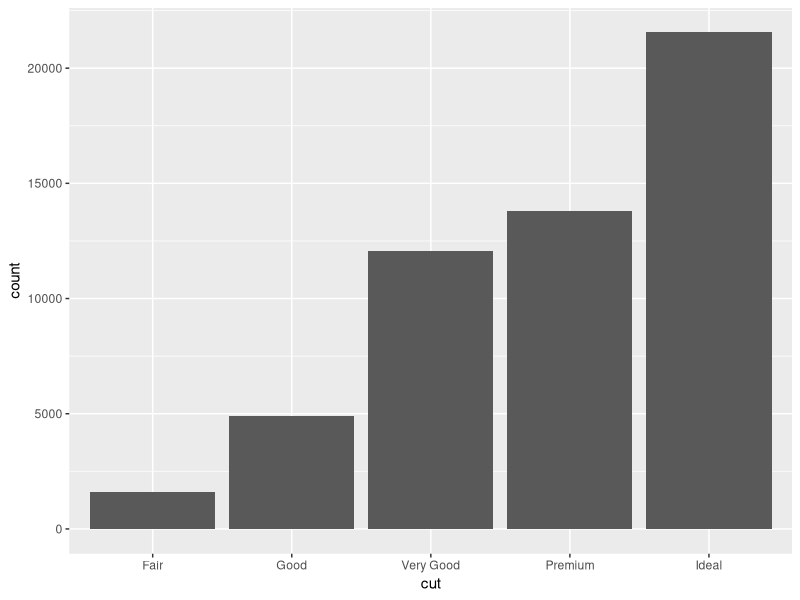
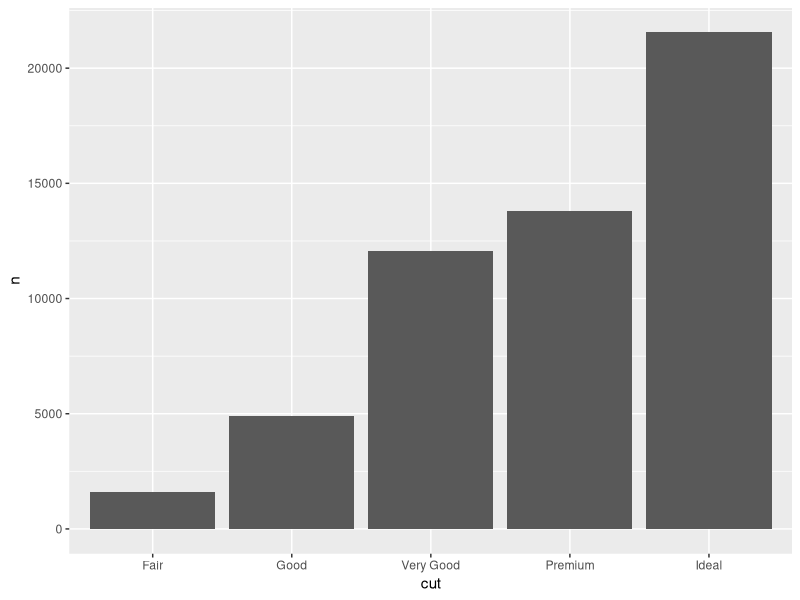
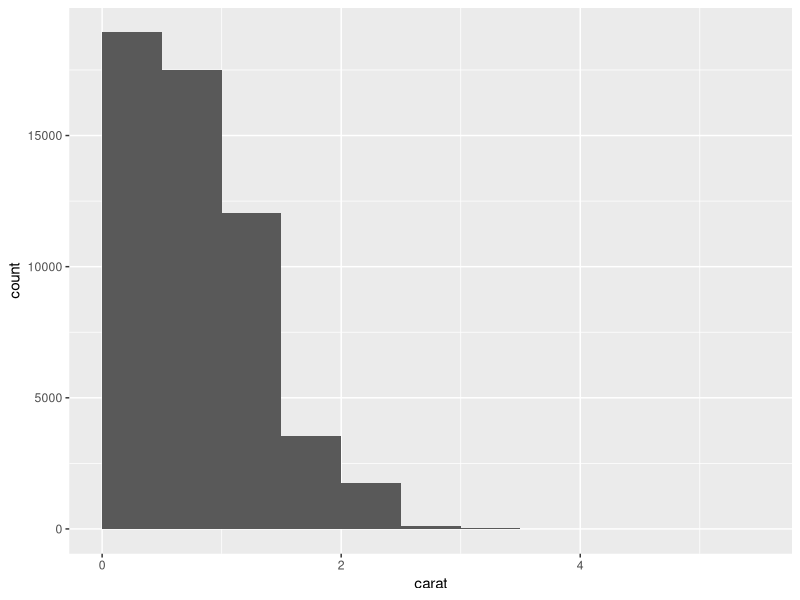
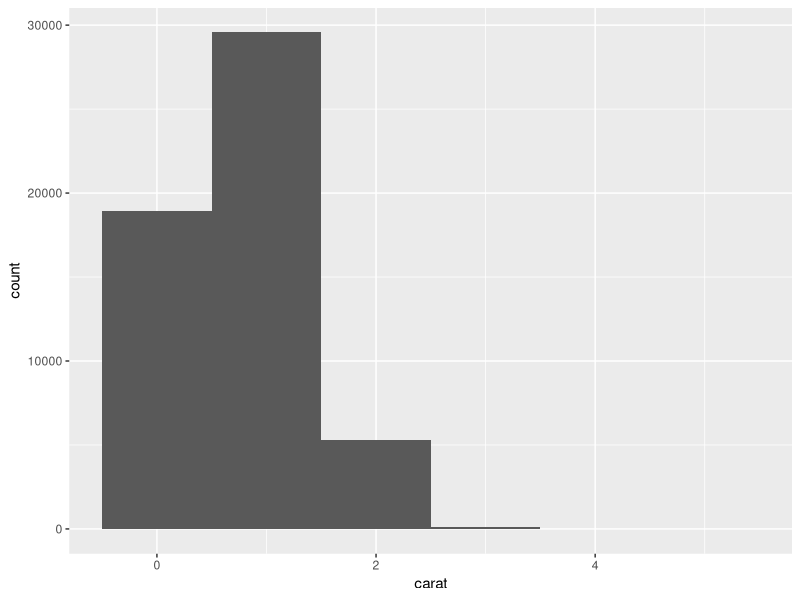
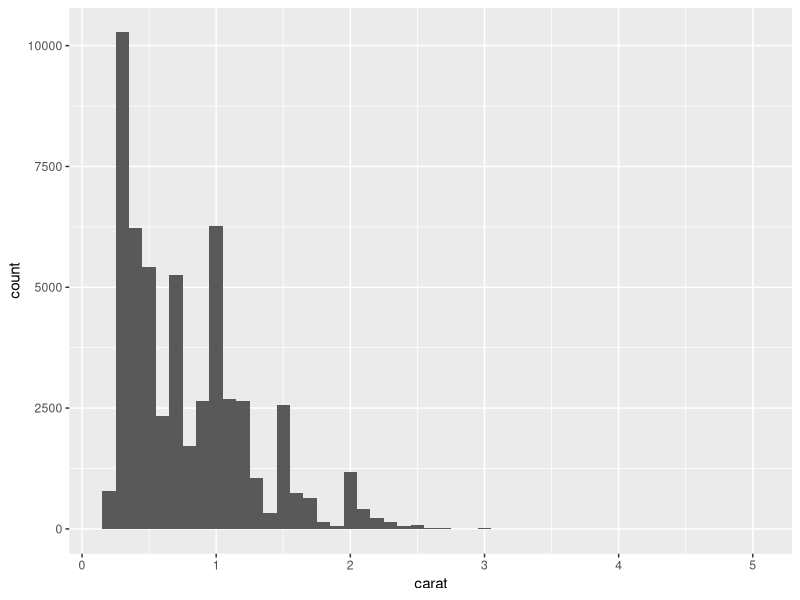
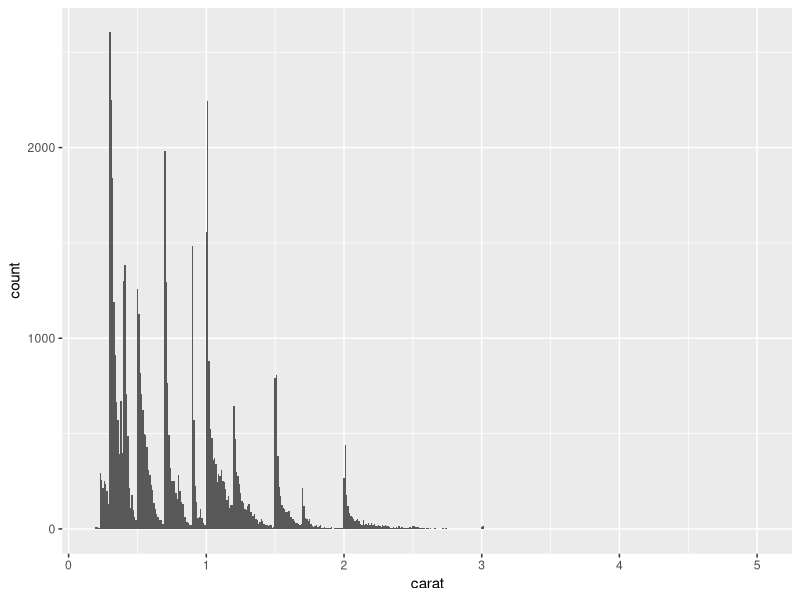
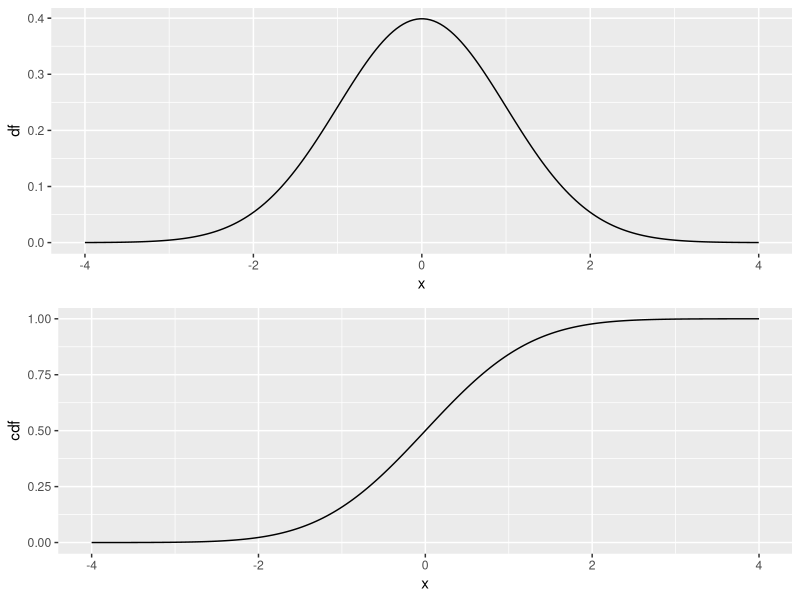
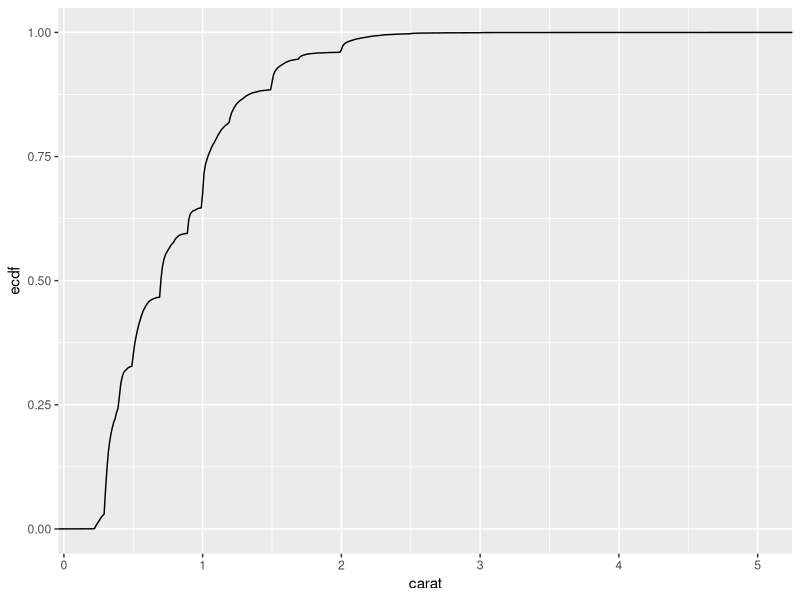

These figures' R source, in order:
library(tidyverse)

diamonds
?diamonds

# Cut is categorical (ordered factor)

diamonds %>%
  ggplot() +
  geom_bar(aes(x = cut))

diamonds %>%
  count(cut)

# note

diamonds %>%
  count(cut) %>%
  ggplot() +
  geom_col(aes(x = cut, y = n))

# Carat is continuous

diamonds %>%
  ggplot() +
  geom_histogram(aes(x = carat), binwidth = 0.5, boundary = 0)

diamonds %>%
  count(cut_width(carat, 0.5))

# Always try various binwidths

diamonds %>%
  ggplot() +
  geom_histogram(aes(x = carat), binwidth = 1)

diamonds %>%
  ggplot() +
  geom_histogram(aes(x = carat), binwidth = 0.1)

diamonds %>%
  ggplot() +
  geom_histogram(aes(x = carat), binwidth = 0.01)

# Empirical cumulative distribution functions (ECDF)

# Consider normal distribution

df <- tibble(x = seq(-4, 4, length.out = 200), df = dnorm(x)) %>%
  ggplot(aes(x, df)) +
  geom_line()

cdf <- tibble(x = seq(-4, 4, length.out = 200), cdf = pnorm(x)) %>%
  ggplot(aes(x, cdf)) +
  geom_line()

gridExtra::grid.arrange(df, cdf, ncol = 1)

# ECDF

diamonds %>%
  ggplot(aes(carat)) +
  geom_line(stat = "ecdf")
